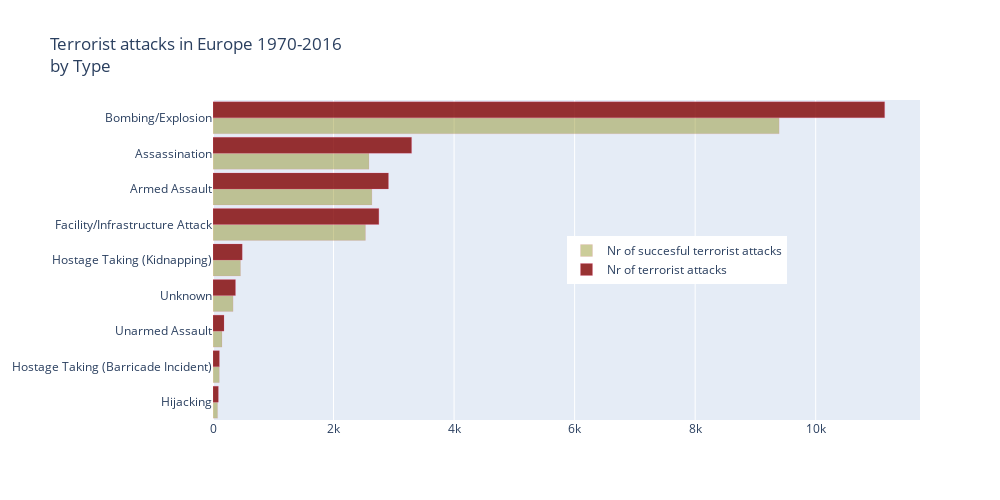

Notebook source saved alongside this figure:
### Code cell
attacks_per_type = (df_Europe.groupby('attacktype1_txt').attacktype1_txt.count())
successes_per_type = (df_Europe.groupby('attacktype1_txt').success.sum())

trace2 = go.Bar(
    y=['Hijacking','Hostage Taking (Barricade Incident)','Unarmed Assault','Unknown','Hostage Taking (Kidnapping)','Facility/Infrastructure Attack','Armed Assault','Assassination','Bombing/Explosion'],
    x=[89,106,183,373,485,2752,2911,3295,11144],
    name='Nr of terrorist attacks',
    orientation = 'h',
    marker = dict(
        color = 'rgba(128,0,0, 0.8)',
        line = dict(
            color = 'rgba(246, 78, 139, 0.2)',
            width = 1)))

trace1 = go.Bar(
    y=['Hijacking','Hostage Taking (Barricade Incident)','Unarmed Assault','Unknown','Hostage Taking (Kidnapping)','Facility/Infrastructure Attack','Armed Assault','Assassination','Bombing/Explosion'],
    x=[76,105,149,333,457,2530,2637,2588,9393],
    name='Nr of succesful terrorist attacks',
    orientation = 'h',
    marker = dict(
        color = 'rgba(128,128,0, 0.4)',
        line = dict(
            color = 'rgba(246, 78, 139, 0.2)',
            width = 0.5)))

data = [trace1, trace2]
layout = go.Layout(
    legend=dict(x=0.5, y=0.5), # placing legend in the middle
    title = 'Terrorist attacks in Europe 1970-2016 <br>by Type',
    barmode='group',
    bargap=0.1,
    bargroupgap=0,
    autosize=False,
    width=1000,
    height=500,
)

fig = go.Figure(data=data, layout=layout)
iplot(fig)

### Figure 1 — Plotly figure (JSON) as saved in the notebook; plotly's stock layout.template omitted (floating-point values rounded to 4 significant figures)
{"data": [{"marker": {"color": "rgba(128,128,0, 0.4)", "line": {"color": "rgba(246, 78, 139, 0.2)", "width": 0.5}}, "name": "Nr of succesful terrorist attacks", "orientation": "h", "x": [76, 105, 149, 333, 457, 2530, 2637, 2588, 9393], "y": ["Hijacking", "Hostage Taking (Barricade Incident)", "Unarmed Assault", "Unknown", "Hostage Taking (Kidnapping)", "Facility/Infrastructure Attack", "Armed Assault", "Assassination", "Bombing/Explosion"], "type": "bar"}, {"marker": {"color": "rgba(128,0,0, 0.8)", "line": {"color": "rgba(246, 78, 139, 0.2)", "width": 1}}, "name": "Nr of terrorist attacks", "orientation": "h", "x": [89, 106, 183, 373, 485, 2752, 2911, 3295, 11144], "y": ["Hijacking", "Hostage Taking (Barricade Incident)", "Unarmed Assault", "Unknown", "Hostage Taking (Kidnapping)", "Facility/Infrastructure Attack", "Armed Assault", "Assassination", "Bombing/Explosion"], "type": "bar"}], "layout": {"autosize": false, "bargap": 0.1, "bargroupgap": 0, "barmode": "group", "height": 500, "legend": {"x": 0.5, "y": 0.5}, "title": {"text": "Terrorist attacks in Europe 1970-2016 <br>by Type"}, "width": 1000}}
